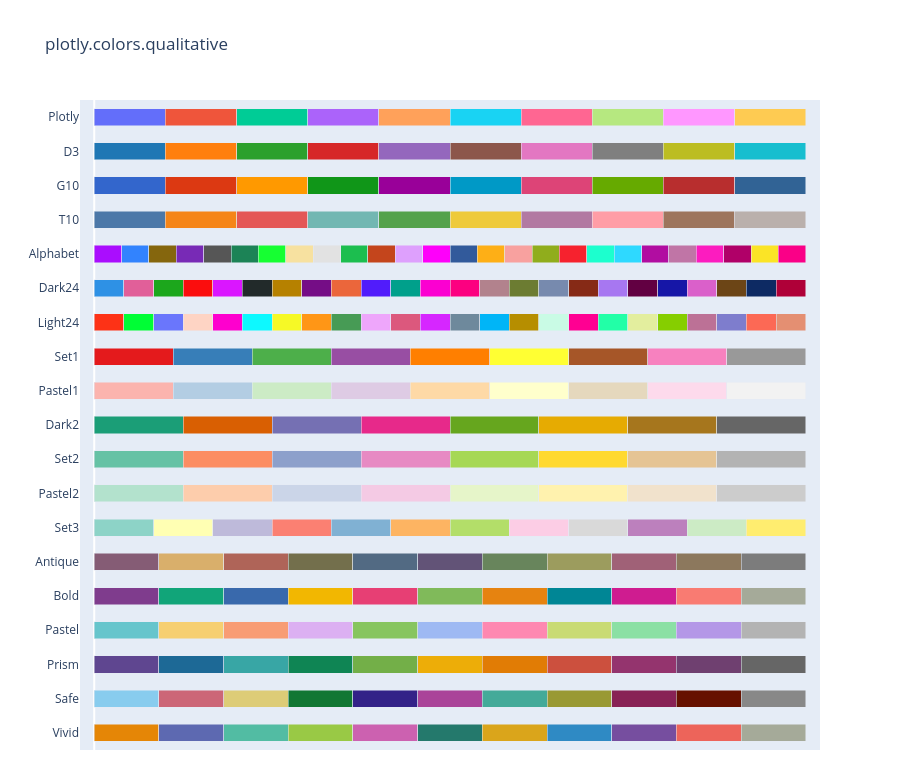

The code cell stored with this chart in its notebook:
### Markdown cell above
### Customizing your chart: Colors

A colorway is a standard sequence of colors. By default, plotly uses it's own, but there are many more built in.

You can see all the color swatches with the commands:

```python
fig = px.colors.qualitative.swatches()
fig.show()
```
Run the code block below and see what happens.

### Code cell
fig = px.colors.qualitative.swatches()
fig.show()

### Figure 1 — Plotly figure (JSON) as saved in the notebook; plotly's stock layout.template omitted (floating-point values rounded to 4 significant figures)
{"data": [{"customdata": [0, 1, 2, 3, 4, 5, 6, 7, 8, 9, 10], "hovertemplate": "%{y}[%{customdata}] = %{marker.color}<extra></extra>", "marker": {"color": ["rgb(229, 134, 6)", "rgb(93, 105, 177)", "rgb(82, 188, 163)", "rgb(153, 201, 69)", "rgb(204, 97, 176)", "rgb(36, 121, 108)", "rgb(218, 165, 27)", "rgb(47, 138, 196)", "rgb(118, 78, 159)", "rgb(237, 100, 90)", "rgb(165, 170, 153)"]}, "orientation": "h", "type": "bar", "x": [1, 1, 1, 1, 1, 1, 1, 1, 1, 1, 1], "y": ["Vivid", "Vivid", "Vivid", "Vivid", "Vivid", "Vivid", "Vivid", "Vivid", "Vivid", "Vivid", "Vivid"]}, {"customdata": [0, 1, 2, 3, 4, 5, 6, 7, 8, 9, 10], "hovertemplate": "%{y}[%{customdata}] = %{marker.color}<extra></extra>", "marker": {"color": ["rgb(136, 204, 238)", "rgb(204, 102, 119)", "rgb(221, 204, 119)", "rgb(17, 119, 51)", "rgb(51, 34, 136)", "rgb(170, 68, 153)", "rgb(68, 170, 153)", "rgb(153, 153, 51)", "rgb(136, 34, 85)", "rgb(102, 17, 0)", "rgb(136, 136, 136)"]}, "orientation": "h", "type": "bar", "x": [1, 1, 1, 1, 1, 1, 1, 1, 1, 1, 1], "y": ["Safe", "Safe", "Safe", "Safe", "Safe", "Safe", "Safe", "Safe", "Safe", "Safe", "Safe"]}, {"customdata": [0, 1, 2, 3, 4, 5, 6, 7, 8, 9, 10], "hovertemplate": "%{y}[%{customdata}] = %{marker.color}<extra></extra>", "marker": {"color": ["rgb(95, 70, 144)", "rgb(29, 105, 150)", "rgb(56, 166, 165)", "rgb(15, 133, 84)", "rgb(115, 175, 72)", "rgb(237, 173, 8)", "rgb(225, 124, 5)", "rgb(204, 80, 62)", "rgb(148, 52, 110)", "rgb(111, 64, 112)", "rgb(102, 102, 102)"]}, "orientation": "h", "type": "bar", "x": [1, 1, 1, 1, 1, 1, 1, 1, 1, 1, 1], "y": ["Prism", "Prism", "Prism", "Prism", "Prism", "Prism", "Prism", "Prism", "Prism", "Prism", "Prism"]}, {"customdata": [0, 1, 2, 3, 4, 5, 6, 7, 8, 9, 10], "hovertemplate": "%{y}[%{customdata}] = %{marker.color}<extra></extra>", "marker": {"color": ["rgb(102, 197, 204)", "rgb(246, 207, 113)", "rgb(248, 156, 116)", "rgb(220, 176, 242)", "rgb(135, 197, 95)", "rgb(158, 185, 243)", "rgb(254, 136, 177)", "rgb(201, 219, 116)", "rgb(139, 224, 164)", "rgb(180, 151, 231)", "rgb(179, 179, 179)"]}, "orientation": "h", "type": "bar", "x": [1, 1, 1, 1, 1, 1, 1, 1, 1, 1, 1], "y": ["Pastel", "Pastel", "Pastel", "Pastel", "Pastel", "Pastel", "Pastel", "Pastel", "Pastel", "Pastel", "Pastel"]}, {"customdata": [0, 1, 2, 3, 4, 5, 6, 7, 8, 9, 10], "hovertemplate": "%{y}[%{customdata}] = %{marker.color}<extra></extra>", "marker": {"color": ["rgb(127, 60, 141)", "rgb(17, 165, 121)", "rgb(57, 105, 172)", "rgb(242, 183, 1)", "rgb(231, 63, 116)", "rgb(128, 186, 90)", "rgb(230, 131, 16)", "rgb(0, 134, 149)", "rgb(207, 28, 144)", "rgb(249, 123, 114)", "rgb(165, 170, 153)"]}, "orientation": "h", "type": "bar", "x": [1, 1, 1, 1, 1, 1, 1, 1, 1, 1, 1], "y": ["Bold", "Bold", "Bold", "Bold", "Bold", "Bold", "Bold", "Bold", "Bold", "Bold", "Bold"]}, {"customdata": [0, 1, 2, 3, 4, 5, 6, 7, 8, 9, 10], "hovertemplate": "%{y}[%{customdata}] = %{marker.color}<extra></extra>", "marker": {"color": ["rgb(133, 92, 117)", "rgb(217, 175, 107)", "rgb(175, 100, 88)", "rgb(115, 111, 76)", "rgb(82, 106, 131)", "rgb(98, 83, 119)", "rgb(104, 133, 92)", "rgb(156, 156, 94)", "rgb(160, 97, 119)", "rgb(140, 120, 93)", "rgb(124, 124, 124)"]}, "orientation": "h", "type": "bar", "x": [1, 1, 1, 1, 1, 1, 1, 1, 1, 1, 1], "y": ["Antique", "Antique", "Antique", "Antique", "Antique", "Antique", "Antique", "Antique", "Antique", "Antique", "Antique"]}, {"customdata": [0, 1, 2, 3, 4, 5, 6, 7, 8, 9, 10, 11], "hovertemplate": "%{y}[%{customdata}] = %{marker.color}<extra></extra>", "marker": {"color": ["rgb(141,211,199)", "rgb(255,255,179)", "rgb(190,186,218)", "rgb(251,128,114)", "rgb(128,177,211)", "rgb(253,180,98)", "rgb(179,222,105)", "rgb(252,205,229)", "rgb(217,217,217)", "rgb(188,128,189)", "rgb(204,235,197)", "rgb(255,237,111)"]}, "orientation": "h", "type": "bar", "x": [1, 1, 1, 1, 1, 1, 1, 1, 1, 1, 1, 1], "y": ["Set3", "Set3", "Set3", "Set3", "Set3", "Set3", "Set3", "Set3", "Set3", "Set3", "Set3", "Set3"]}, {"customdata": [0, 1, 2, 3, 4, 5, 6, 7], "hovertemplate": "%{y}[%{customdata}] = %{marker.color}<extra></extra>", "marker": {"color": ["rgb(179,226,205)", "rgb(253,205,172)", "rgb(203,213,232)", "rgb(244,202,228)", "rgb(230,245,201)", "rgb(255,242,174)", "rgb(241,226,204)", "rgb(204,204,204)"]}, "orientation": "h", "type": "bar", "x": [1, 1, 1, 1, 1, 1, 1, 1], "y": ["Pastel2", "Pastel2", "Pastel2", "Pastel2", "Pastel2", "Pastel2", "Pastel2", "Pastel2"]}, {"customdata": [0, 1, 2, 3, 4, 5, 6, 7], "hovertemplate": "%{y}[%{customdata}] = %{marker.color}<extra></extra>", "marker": {"color": ["rgb(102,194,165)", "rgb(252,141,98)", "rgb(141,160,203)", "rgb(231,138,195)", "rgb(166,216,84)", "rgb(255,217,47)", "rgb(229,196,148)", "rgb(179,179,179)"]}, "orientation": "h", "type": "bar", "x": [1, 1, 1, 1, 1, 1, 1, 1], "y": ["Set2", "Set2", "Set2", "Set2", "Set2", "Set2", "Set2", "Set2"]}, {"customdata": [0, 1, 2, 3, 4, 5, 6, 7], "hovertemplate": "%{y}[%{customdata}] = %{marker.color}<extra></extra>", "marker": {"color": ["rgb(27,158,119)", "rgb(217,95,2)", "rgb(117,112,179)", "rgb(231,41,138)", "rgb(102,166,30)", "rgb(230,171,2)", "rgb(166,118,29)", "rgb(102,102,102)"]}, "orientation": "h", "type": "bar", "x": [1, 1, 1, 1, 1, 1, 1, 1], "y": ["Dark2", "Dark2", "Dark2", "Dark2", "Dark2", "Dark2", "Dark2", "Dark2"]}, {"customdata": [0, 1, 2, 3, 4, 5, 6, 7, 8], "hovertemplate": "%{y}[%{customdata}] = %{marker.color}<extra></extra>", "marker": {"color": ["rgb(251,180,174)", "rgb(179,205,227)", "rgb(204,235,197)", "rgb(222,203,228)", "rgb(254,217,166)", "rgb(255,255,204)", "rgb(229,216,189)", "rgb(253,218,236)", "rgb(242,242,242)"]}, "orientation": "h", "type": "bar", "x": [1, 1, 1, 1, 1, 1, 1, 1, 1], "y": ["Pastel1", "Pastel1", "Pastel1", "Pastel1", "Pastel1", "Pastel1", "Pastel1", "Pastel1", "Pastel1"]}, {"customdata": [0, 1, 2, 3, 4, 5, 6, 7, 8], "hovertemplate": "%{y}[%{customdata}] = %{marker.color}<extra></extra>", "marker": {"color": ["rgb(228,26,28)", "rgb(55,126,184)", "rgb(77,175,74)", "rgb(152,78,163)", "rgb(255,127,0)", "rgb(255,255,51)", "rgb(166,86,40)", "rgb(247,129,191)", "rgb(153,153,153)"]}, "orientation": "h", "type": "bar", "x": [1, 1, 1, 1, 1, 1, 1, 1, 1], "y": ["Set1", "Set1", "Set1", "Set1", "Set1", "Set1", "Set1", "Set1", "Set1"]}, {"customdata": [0, 1, 2, 3, 4, 5, 6, 7, 8, 9, 10, 11, 12, 13, 14, 15, 16, 17, 18, 19, 20, 21, 22, 23], "hovertemplate": "%{y}[%{customdata}] = %{marker.color}<extra></extra>", "marker": {"color": ["#FD3216", "#00FE35", "#6A76FC", "#FED4C4", "#FE00CE", "#0DF9FF", "#F6F926", "#FF9616", "#479B55", "#EEA6FB", "#DC587D", "#D626FF", "#6E899C", "#00B5F7", "#B68E00", "#C9FBE5", "#FF0092", "#22FFA7", "#E3EE9E", "#86CE00", "#BC7196", "#7E7DCD", "#FC6955", "#E48F72"]}, "orientation": "h", "type": "bar", "x": [1, 1, 1, 1, 1, 1, 1, 1, 1, 1, 1, 1, 1, 1, 1, 1, 1, 1, 1, 1, 1, 1, 1, 1], "y": ["Light24", "Light24", "Light24", "Light24", "Light24", "Light24", "Light24", "Light24", "Light24", "Light24", "Light24", "Light24", "Light24", "Light24", "Light24", "Light24", "Light24", "Light24", "Light24", "Light24", "Light24", "Light24", "Light24", "Light24"]}, {"customdata": [0, 1, 2, 3, 4, 5, 6, 7, 8, 9, 10, 11, 12, 13, 14, 15, 16, 17, 18, 19, 20, 21, 22, 23], "hovertemplate": "%{y}[%{customdata}] = %{marker.color}<extra></extra>", "marker": {"color": ["#2E91E5", "#E15F99", "#1CA71C", "#FB0D0D", "#DA16FF", "#222A2A", "#B68100", "#750D86", "#EB663B", "#511CFB", "#00A08B", "#FB00D1", "#FC0080", "#B2828D", "#6C7C32", "#778AAE", "#862A16", "#A777F1", "#620042", "#1616A7", "#DA60CA", "#6C4516", "#0D2A63", "#AF0038"]}, "orientation": "h", "type": "bar", "x": [1, 1, 1, 1, 1, 1, 1, 1, 1, 1, 1, 1, 1, 1, 1, 1, 1, 1, 1, 1, 1, 1, 1, 1], "y": ["Dark24", "Dark24", "Dark24", "Dark24", "Dark24", "Dark24", "Dark24", "Dark24", "Dark24", "Dark24", "Dark24", "Dark24", "Dark24", "Dark24", "Dark24", "Dark24", "Dark24", "Dark24", "Dark24", "Dark24", "Dark24", "Dark24", "Dark24", "Dark24"]}, {"customdata": [0, 1, 2, 3, 4, 5, 6, 7, 8, 9, 10, 11, 12, 13, 14, 15, 16, 17, 18, 19, 20, 21, 22, 23, 24, 25], "hovertemplate": "%{y}[%{customdata}] = %{marker.color}<extra></extra>", "marker": {"color": ["#AA0DFE", "#3283FE", "#85660D", "#782AB6", "#565656", "#1C8356", "#16FF32", "#F7E1A0", "#E2E2E2", "#1CBE4F", "#C4451C", "#DEA0FD", "#FE00FA", "#325A9B", "#FEAF16", "#F8A19F", "#90AD1C", "#F6222E", "#1CFFCE", "#2ED9FF", "#B10DA1", "#C075A6", "#FC1CBF", "#B00068", "#FBE426", "#FA0087"]}, "orientation": "h", "type": "bar", "x": [1, 1, 1, 1, 1, 1, 1, 1, 1, 1, 1, 1, 1, 1, 1, 1, 1, 1, 1, 1, 1, 1, 1, 1, 1, 1], "y": ["Alphabet", "Alphabet", "Alphabet", "Alphabet", "Alphabet", "Alphabet", "Alphabet", "Alphabet", "Alphabet", "Alphabet", "Alphabet", "Alphabet", "Alphabet", "Alphabet", "Alphabet", "Alphabet", "Alphabet", "Alphabet", "Alphabet", "Alphabet", "Alphabet", "Alphabet", "Alphabet", "Alphabet", "Alphabet", "Alphabet"]}, {"customdata": [0, 1, 2, 3, 4, 5, 6, 7, 8, 9], "hovertemplate": "%{y}[%{customdata}] = %{marker.color}<extra></extra>", "marker": {"color": ["#4C78A8", "#F58518", "#E45756", "#72B7B2", "#54A24B", "#EECA3B", "#B279A2", "#FF9DA6", "#9D755D", "#BAB0AC"]}, "orientation": "h", "type": "bar", "x": [1, 1, 1, 1, 1, 1, 1, 1, 1, 1], "y": ["T10", "T10", "T10", "T10", "T10", "T10", "T10", "T10", "T10", "T10"]}, {"customdata": [0, 1, 2, 3, 4, 5, 6, 7, 8, 9], "hovertemplate": "%{y}[%{customdata}] = %{marker.color}<extra></extra>", "marker": {"color": ["#3366CC", "#DC3912", "#FF9900", "#109618", "#990099", "#0099C6", "#DD4477", "#66AA00", "#B82E2E", "#316395"]}, "orientation": "h", "type": "bar", "x": [1, 1, 1, 1, 1, 1, 1, 1, 1, 1], "y": ["G10", "G10", "G10", "G10", "G10", "G10", "G10", "G10", "G10", "G10"]}, {"customdata": [0, 1, 2, 3, 4, 5, 6, 7, 8, 9], "hovertemplate": "%{y}[%{customdata}] = %{marker.color}<extra></extra>", "marker": {"color": ["#1F77B4", "#FF7F0E", "#2CA02C", "#D62728", "#9467BD", "#8C564B", "#E377C2", "#7F7F7F", "#BCBD22", "#17BECF"]}, "orientation": "h", "type": "bar", "x": [1, 1, 1, 1, 1, 1, 1, 1, 1, 1], "y": ["D3", "D3", "D3", "D3", "D3", "D3", "D3", "D3", "D3", "D3"]}, {"customdata": [0, 1, 2, 3, 4, 5, 6, 7, 8, 9], "hovertemplate": "%{y}[%{customdata}] = %{marker.color}<extra></extra>", "marker": {"color": ["#636EFA", "#EF553B", "#00CC96", "#AB63FA", "#FFA15A", "#19D3F3", "#FF6692", "#B6E880", "#FF97FF", "#FECB52"]}, "orientation": "h", "type": "bar", "x": [1, 1, 1, 1, 1, 1, 1, 1, 1, 1], "y": ["Plotly", "Plotly", "Plotly", "Plotly", "Plotly", "Plotly", "Plotly", "Plotly", "Plotly", "Plotly"]}], "layout": {"bargap": 0.5, "barmode": "stack", "barnorm": "fraction", "height": 760, "margin": {"b": 10}, "showlegend": false, "title": {"text": "plotly.colors.qualitative"}, "xaxis": {"range": [-0.02, 1.02], "showgrid": false, "showticklabels": false}}}
